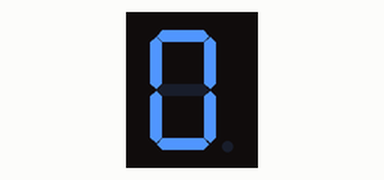
Recording of a sketch running on a simulated Arduino Uno, built with avr-gcc and run on an emulated ATmega328P. Shown: 1-digit seven-segment display. Wiring (inferred from the names in the program): 1-digit 7-segment display, segments lit when HIGH: segments pin 12, pin 11, pin 10, pin 9, pin 8, pin 7, pin 6. The segment pins are drawn as the display they are named for; what the sketch prints to the serial monitor is not drawn.

Above: at 0.1 s.
At 1.1 s:
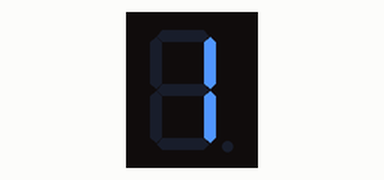
At 3.1 s:
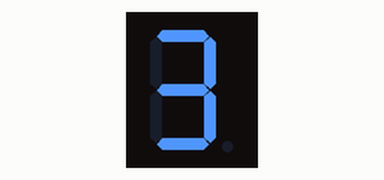
At 4.2 s:
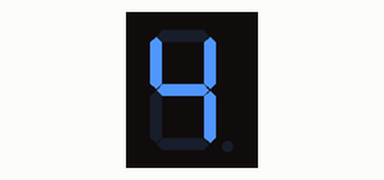
At 5.2 s:
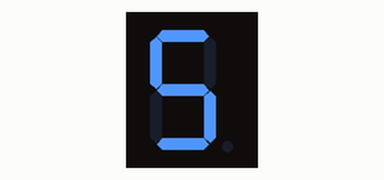
At 7.2 s:
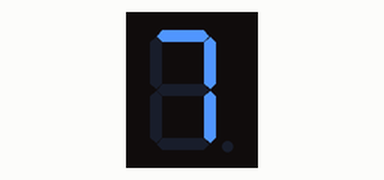

Measured:
- what the display in image 1 shows lasts 1.1 s, from 1.0 s to 2.1 s

The sketch:

sketch_apr27a.ino
```cpp
int seg [7]={12,11,10,9,8,7,6};
int tmp = 0;
int readTime = 0;
bool digits[10][7]{
  {1,1,1,1,1,1,0},//0
  {0,1,1,0,0,0,0},//1
  {1,1,0,1,1,0,1},//2
  {1,1,1,1,0,0,1},//3
  {0,1,1,0,0,1,1},//4
  {1,0,1,1,0,1,1},//5
  {1,0,1,1,1,1,1},//6
  {1,1,1,0,0,0,0},//7
  {1,1,1,1,1,1,1},//8
  {1,1,1,1,0,1,1}//9
};

void setup() {
  pinMode(12,OUTPUT);
  pinMode(11,OUTPUT);
  pinMode(10,OUTPUT);
  pinMode(9,OUTPUT);
  pinMode(8,OUTPUT);
  pinMode(7,OUTPUT);
  pinMode(6,OUTPUT);
  Serial.begin(9600);

}

void loop() {
  for(int i=0;i<7;i++){
    Serial.println(i);
    digitalWrite(seg[i],digits[tmp][i]);
  }
  if((millis()-readTime)>=1000)
  {
    tmp++;
    Serial.println(tmp);
    if (tmp>9){
      tmp=0;
    }
    readTime=millis();
  }

  Serial.println(tmp);
}
```
